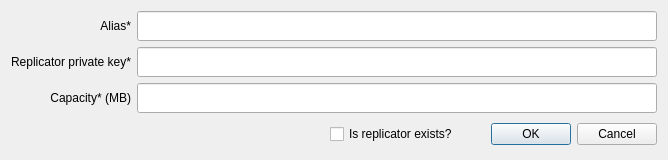
<?xml version="1.0" encoding="UTF-8"?>
<ui version="4.0">
 <class>ReplicatorOnBoardingDialog</class>
 <widget class="QDialog" name="ReplicatorOnBoardingDialog">
  <property name="geometry">
   <rect>
    <x>0</x>
    <y>0</y>
    <width>668</width>
    <height>160</height>
   </rect>
  </property>
  <property name="windowTitle">
   <string>Dialog</string>
  </property>
  <layout class="QVBoxLayout" name="verticalLayout">
   <item>
    <layout class="QGridLayout" name="gridLayout">
     <item row="2" column="1">
      <widget class="QLineEdit" name="capacity">
       <property name="minimumSize">
        <size>
         <width>450</width>
         <height>30</height>
        </size>
       </property>
       <property name="maximumSize">
        <size>
         <width>16777215</width>
         <height>30</height>
        </size>
       </property>
      </widget>
     </item>
     <item row="0" column="1">
      <widget class="QLineEdit" name="alias">
       <property name="minimumSize">
        <size>
         <width>450</width>
         <height>30</height>
        </size>
       </property>
      </widget>
     </item>
     <item row="1" column="0">
      <widget class="QLabel" name="label">
       <property name="text">
        <string>Replicator private key*</string>
       </property>
       <property name="alignment">
        <set>Qt::AlignRight|Qt::AlignTrailing|Qt::AlignVCenter</set>
       </property>
      </widget>
     </item>
     <item row="1" column="1">
      <widget class="QLineEdit" name="replicatorKey">
       <property name="minimumSize">
        <size>
         <width>450</width>
         <height>30</height>
        </size>
       </property>
       <property name="maximumSize">
        <size>
         <width>16777215</width>
         <height>30</height>
        </size>
       </property>
      </widget>
     </item>
     <item row="2" column="0">
      <widget class="QLabel" name="label_2">
       <property name="text">
        <string>Capacity* (MB)</string>
       </property>
       <property name="alignment">
        <set>Qt::AlignRight|Qt::AlignTrailing|Qt::AlignVCenter</set>
       </property>
      </widget>
     </item>
     <item row="0" column="0">
      <widget class="QLabel" name="label_3">
       <property name="text">
        <string>Alias*</string>
       </property>
       <property name="alignment">
        <set>Qt::AlignRight|Qt::AlignTrailing|Qt::AlignVCenter</set>
       </property>
      </widget>
     </item>
     <item row="3" column="1">
      <layout class="QHBoxLayout" name="horizontalLayout_4">
       <item>
        <spacer name="horizontalSpacer">
         <property name="orientation">
          <enum>Qt::Horizontal</enum>
         </property>
         <property name="sizeHint" stdset="0">
          <size>
           <width>40</width>
           <height>20</height>
          </size>
         </property>
        </spacer>
       </item>
       <item>
        <widget class="QCheckBox" name="checkBox">
         <property name="text">
          <string>Is replicator exists?</string>
         </property>
        </widget>
       </item>
       <item>
        <widget class="QDialogButtonBox" name="buttonBox">
         <property name="minimumSize">
          <size>
           <width>0</width>
           <height>30</height>
          </size>
         </property>
         <property name="maximumSize">
          <size>
           <width>16777215</width>
           <height>30</height>
          </size>
         </property>
         <property name="orientation">
          <enum>Qt::Horizontal</enum>
         </property>
         <property name="standardButtons">
          <set>QDialogButtonBox::Cancel|QDialogButtonBox::Ok</set>
         </property>
        </widget>
       </item>
      </layout>
     </item>
    </layout>
   </item>
  </layout>
 </widget>
 <resources/>
 <connections>
  <connection>
   <sender>buttonBox</sender>
   <signal>accepted()</signal>
   <receiver>ReplicatorOnBoardingDialog</receiver>
   <slot>accept()</slot>
   <hints>
    <hint type="sourcelabel">
     <x>248</x>
     <y>254</y>
    </hint>
    <hint type="destinationlabel">
     <x>157</x>
     <y>274</y>
    </hint>
   </hints>
  </connection>
  <connection>
   <sender>buttonBox</sender>
   <signal>rejected()</signal>
   <receiver>ReplicatorOnBoardingDialog</receiver>
   <slot>reject()</slot>
   <hints>
    <hint type="sourcelabel">
     <x>316</x>
     <y>260</y>
    </hint>
    <hint type="destinationlabel">
     <x>286</x>
     <y>274</y>
    </hint>
   </hints>
  </connection>
 </connections>
</ui>
